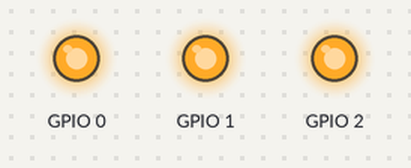
This program was run on a simulated ESP32-C3. On the bench: output pins drawn as LEDs (lit = HIGH).

Above: at 0.05 s.
At 1.75 s:
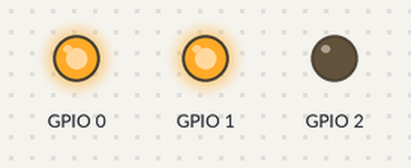
At 3.5 s:
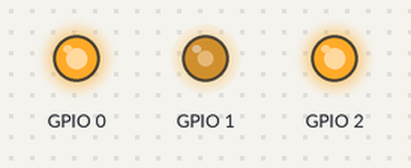
At 7.0 s:
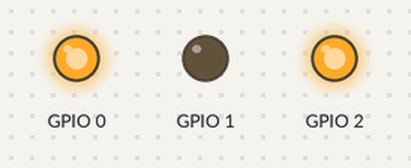
Timing chart, 0 to 9.1 s (numbered marks = the images above):
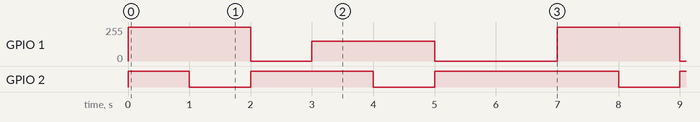

Measured:
- by itself, GPIO 1: repeats every 7.0 s: 0/255 1.0 s, 150/255 2.0 s, 0/255 2.0 s, 255/255 2.0 s
- by itself, GPIO 2: repeats every 7.0 s: LOW 1.0 s, HIGH 2.0 s, LOW 1.0 s, HIGH 3.0 s

The program:

main.cpp
```cpp
/*
  Bit Bangers Modified MotorTestRun.ino for ELEGOO SmartCar-Shield-V1.1
  Use this as a test program. The library is in lib/TB6612_SmartCar
  github.com/munozr1/Senior-Design

  ESP32-C3 to SmartCar Pinout:
  STBY: 0 -> 3
  PWMA: 1 -> 5
  AIN1: 2 -> 7
*/

/******************************************************************************
TestRun.ino
TB6612FNG H-Bridge Motor Driver Example code
Michelle @ SparkFun Electronics
8/20/16
https://github.com/sparkfun/SparkFun_TB6612FNG_Arduino_Library

Uses 2 motors to show examples of the functions in the library.  This causes
a robot to do a little 'jig'.  Each movement has an equal and opposite movement
so assuming your motors are balanced the bot should end up at the same place it
started.

Resources:
TB6612 SparkFun Library

Development environment specifics:
Developed on Arduino 1.6.4
Developed with ROB-9457
******************************************************************************/

#include <Arduino.h>
#include <TB6612_SmartCar.h>

#define STBY 0
#define PWMA 1
#define AIN1 2

const int offsetA = 1;

Motor motor1 = Motor(AIN1, PWMA, offsetA, STBY);

void setup()
{
  // Nothing here
}

void loop()
{
  // Use of the drive function which takes as arguements the speed
  // and optional duration.  A negative speed will cause it to go
  // backwards.  Speed can be from -255 to 255.  Also use of the
  // brake function which takes no arguements.
  motor1.drive(255, 1000);
  motor1.drive(-255, 1000);
  motor1.brake();
  delay(1000);

  // Use of the forward function, which takes as arguements two motors
  // and optionally a speed.  If a negative number is used for speed
  // it will go backwards
  forward(motor1, 150);
  delay(1000);

  // Use of the back function, which takes as arguments two motors
  // and optionally a speed.  Either a positive number or a negative
  // number for speed will cause it to go backwards
  back(motor1, -150);
  delay(1000);

  // Use of the brake function which takes as arguments two motors.
  // Note that functions do not stop motors on their own.
  brake(motor1);
  delay(1000);

  // Use of brake again.
  brake(motor1);
  delay(1000);
}
```
